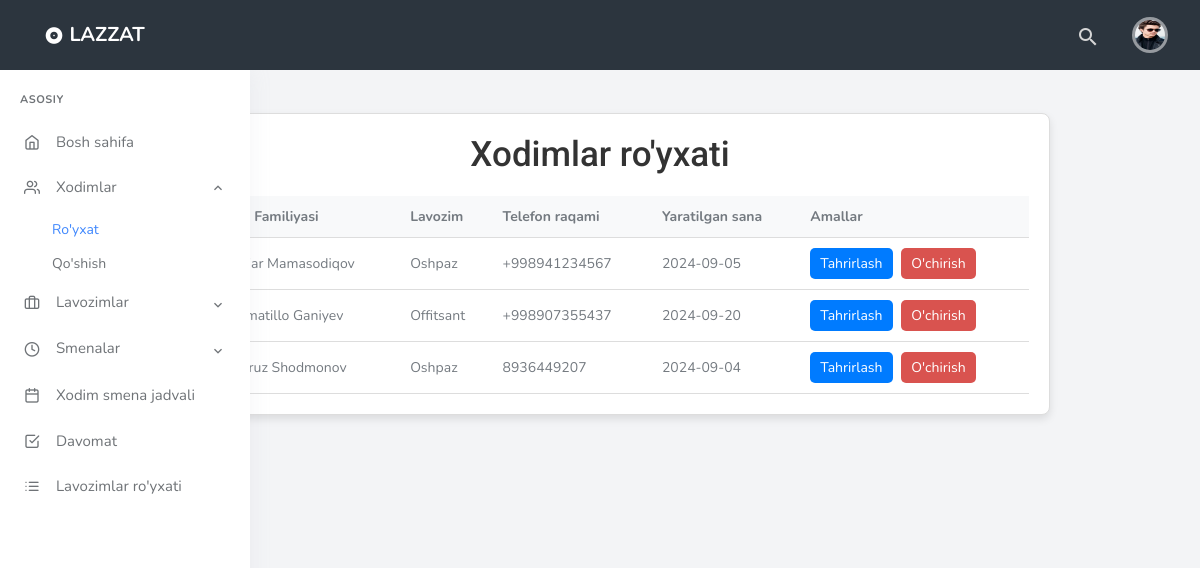
/staff/list/ (signed in), run on the app's committed database.
### lazzat/models.py (models this page shows, shortened)
class Staff(models.Model):
    position = models.ForeignKey(Position, on_delete=models.SET_NULL, null=True)
    first_name = models.CharField(max_length=50)
    last_name = models.CharField(max_length=50)
    phone_number = models.CharField(max_length=15)
    hire_date = models.DateField()

class Position(models.Model):
    name = models.CharField(max_length=100)
    description = models.TextField(blank=True)

### lazzat/views.py (the view)
    def wrapper(request, *args, **kwargs):
        if is_admin(request.user):
            return view_func(request, *args, **kwargs)
        else:
            return redirect('login')

### lazzat/views.py (called while the page is built)
def is_admin(user):
    return user.is_authenticated and user.is_staff

def admin_required(view_func):
    def wrapper(request, *args, **kwargs):
        if is_admin(request.user):
            return view_func(request, *args, **kwargs)
        else:
            return redirect('login')
    return wrapper

@login_required(login_url='login')
@admin_required
def staff_list(request):
    staff = Staff.objects.all()
    staff_count = Staff.objects.count()
    new_staff_count = Staff.objects.filter(hire_date__gte=timezone.now() - timezone.timedelta(days=30)).count()
    context = {
        'staff': staff,
        'staff_count': staff_count,
        'new_staff_count': new_staff_count
    }
    return render(request, 'staff/list.html', context)

### templates/staff/list.html
{% extends 'index.html' %}
{% block content %}
    <div style="max-width: 900px; margin: 3cm auto; padding: 20px; border: 1px solid #ddd; border-radius: 8px; box-shadow: 0 4px 8px rgba(0, 0, 0, 0.1); background-color: #fff;">
        <header style="text-align: center; margin-bottom: 20px;">
            <h1 style="color: #333;">Xodimlar ro'yxati</h1>
        </header>
        <table style="width: 100%; border-collapse: collapse; margin-top: 20px;">
            <thead>
                <tr style="background-color: #f8f9fa; text-align: left;">
                    <th style="padding: 10px; border-bottom: 1px solid #ddd;">ID</th>
                    <th style="padding: 10px; border-bottom: 1px solid #ddd;">Ismi Familiyasi</th>
                    <th style="padding: 10px; border-bottom: 1px solid #ddd;">Lavozim</th>
                    <th style="padding: 10px; border-bottom: 1px solid #ddd;">Telefon raqami</th>
                    <th style="padding: 10px; border-bottom: 1px solid #ddd;">Yaratilgan sana</th>
                    <th style="padding: 10px; border-bottom: 1px solid #ddd;">Amallar</th>
                </tr>
            </thead>
            <tbody>
                {% for staff in staff %}
                <tr>
                    <td style="padding: 10px; border-bottom: 1px solid #ddd;">{{ staff.id }}</td>
                    <td style="padding: 10px; border-bottom: 1px solid #ddd;">{{ staff.first_name }} {{ staff.last_name }}</td>
                    <td style="padding: 10px; border-bottom: 1px solid #ddd;">{{ staff.position.name }}</td>
                    <td style="padding: 10px; border-bottom: 1px solid #ddd;">{{ staff.phone_number }}</td>
                    <td style="padding: 10px; border-bottom: 1px solid #ddd;">{{ staff.hire_date|date:"Y-m-d" }}</td>
                    <td style="padding: 10px; border-bottom: 1px solid #ddd;">
                        <a href="{% url 'update_staff' staff.id %}" style="display: inline-block; margin-right: 5px; padding: 5px 10px; background-color: #007bff; color: white; text-decoration: none; border-radius: 5px;">Tahrirlash</a>
                        <a href="{% url 'delete_staff' staff.id %}" style="display: inline-block; padding: 5px 10px; background-color: #d9534f; color: white; text-decoration: none; border-radius: 5px;">O'chirish</a>
                    </td>
                </tr>
                {% empty %}
                <tr>
                    <td colspan="6" style="padding: 10px; text-align: center;">Xodimlar topilmadi.</td>
                </tr>
                {% endfor %}
            </tbody>
        </table>
    </div>
{% endblock %}

### templates/index.html (shortened to what this page needs)
<!DOCTYPE html>
{% load static %}
<html lang="en">
<head>
    <link href="{% static 'assets/css/bootstrap.min.css' %}" rel="stylesheet" type="text/css" />
    <link href="{% static 'assets/css/icons.min.css' %}" rel="stylesheet" type="text/css" />
    <link href="{% static 'assets/css/theme.min.css' %}" rel="stylesheet" type="text/css" />
</head>
<body>
    <div id="layout-wrapper">
        <header id="page-topbar">
            <div class="navbar-header">
                <div class="navbar-brand-box d-flex align-items-left">
                    <a href="/" class="logo">
                        <i class="mdi mdi-album"></i>
                        <span>
                            Lazzat
                        </span>
                    </a>
                </div>
                <div class="d-flex align-items-center">
                    <div class="dropdown d-none d-sm-inline-block ml-2">
                        <button type="button" class="btn header-item noti-icon waves-effect waves-light" id="page-header-search-dropdown"
                            data-toggle="dropdown" aria-haspopup="true" aria-expanded="false">
                            <i class="mdi mdi-magnify"></i>
                        </button>
                    </div>
                    <div class="dropdown d-inline-block ml-2">
                        <button type="button" class="btn header-item waves-effect waves-light" id="page-header-user-dropdown"
                            data-toggle="dropdown" aria-haspopup="true" aria-expanded="false">
                            <img class="rounded-circle header-profile-user" src="{% static 'abdulloh.jpg' %}"
                            <i class="mdi mdi-chevron-down d-none d-sm-inline-block"></i>
                        </button>
                    </div>
                </div>
            </div>
        </header>
        <div class="vertical-menu">
            <div data-simplebar class="h-100">
                <div id="sidebar-menu">
                    <ul class="metismenu list-unstyled" id="side-menu">
                        <li class="menu-title">Asosiy</li>
                        <li>
                            <a href="/" class="waves-effect">
                                <i class="feather-home"></i>
                                <span>Bosh sahifa</span>
                            </a>
                        </li>
                        <li>
                            <a href="javascript: void(0);" class="has-arrow waves-effect">
                                <i class="feather-users"></i>
                                <span>Xodimlar</span>
                            </a>
                            <ul class="sub-menu" aria-expanded="false">
                                <li><a href="{% url 'staff_list' %}">Ro'yxat</a></li>
                                <li><a href="{% url 'create_staff' %}">Qo'shish</a></li>
                            </ul>
                        </li>
                        <li>
                            <a href="javascript: void(0);" class="has-arrow waves-effect">
                                <i class="feather-briefcase"></i>
                                <span>Lavozimlar</span>
                            </a>
                        </li>
                        <li>
                            <a href="javascript: void(0);" class="has-arrow waves-effect">
                                <i class="feather-clock"></i>
                                <span>Smenalar</span>
                            </a>
                        </li>
                        <li>
                            <a href="{% url 'staffshift_list' %}" class="waves-effect">
                                <i class="feather-calendar"></i>
                                <span>Xodim smena jadvali</span>
                            </a>
                        </li>
                        <li>
                            <a href="{% url 'attendance_list' %}" class="waves-effect">
                                <i class="feather-check-square"></i>
                                <span>Davomat</span>
                            </a>
                        </li>
                        <li>
                            <a href="{% url 'position_list' %}" class="waves-effect">
                                <i class="feather-list"></i>
                                <span>Lavozimlar ro'yxati</span>
                            </a>
                        </li>
                    </ul>
                </div>
            </div>
        </div>
         {% block content %}
         {% endblock content %}
            </div>
</body>
</html>

### data on the page
Staff: last_name "Mamasodiqov", position.name "Oshpaz", phone_number "+998941234567", hire_date "2024-09-05"
Staff: first_name "Xurmatillo", last_name "Ganiyev", position.name "Offitsant", phone_number "+998907355437", hire_date "2024-09-20"
Staff: last_name "Shodmonov", position.name "Oshpaz", phone_number "8936449207", hire_date "2024-09-04"
